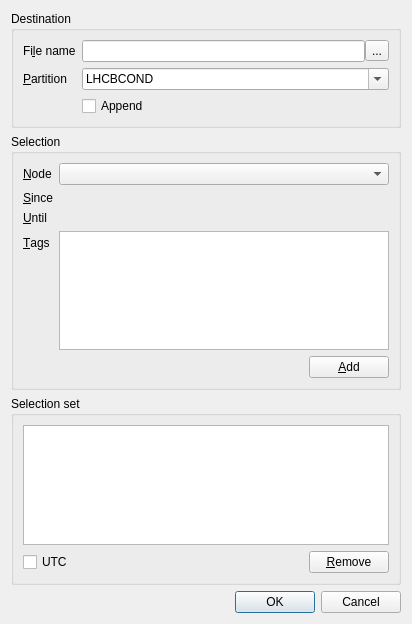
<?xml version="1.0" encoding="UTF-8"?>
<ui version="4.0">
 <class>CreateSliceDialog</class>
 <widget class="QDialog" name="CreateSliceDialog">
  <property name="geometry">
   <rect>
    <x>0</x>
    <y>0</y>
    <width>412</width>
    <height>624</height>
   </rect>
  </property>
  <property name="windowTitle">
   <string>Create slice</string>
  </property>
  <layout class="QVBoxLayout" name="verticalLayout">
   <item>
    <widget class="QGroupBox" name="destinationGroup">
     <property name="title">
      <string>Destination</string>
     </property>
     <layout class="QFormLayout" name="formLayout">
      <property name="fieldGrowthPolicy">
       <enum>QFormLayout::ExpandingFieldsGrow</enum>
      </property>
      <item row="0" column="0">
       <widget class="QLabel" name="filenameLabel">
        <property name="text">
         <string>Fi&amp;le name</string>
        </property>
        <property name="buddy">
         <cstring>filename</cstring>
        </property>
       </widget>
      </item>
      <item row="0" column="1">
       <widget class="QWidget" name="filenameWidget" native="true">
        <layout class="QHBoxLayout" name="horizontalLayout">
         <property name="spacing">
          <number>0</number>
         </property>
         <property name="leftMargin">
          <number>0</number>
         </property>
         <property name="topMargin">
          <number>0</number>
         </property>
         <property name="rightMargin">
          <number>0</number>
         </property>
         <property name="bottomMargin">
          <number>0</number>
         </property>
         <item>
          <widget class="QLineEdit" name="filename">
           <property name="toolTip">
            <string>Path to the SQLite file</string>
           </property>
          </widget>
         </item>
         <item>
          <widget class="QToolButton" name="fileDialogButton">
           <property name="toolTip">
            <string>Open a dialog box to select a file</string>
           </property>
           <property name="text">
            <string>...</string>
           </property>
          </widget>
         </item>
        </layout>
       </widget>
      </item>
      <item row="1" column="0">
       <widget class="QLabel" name="partitionLabel">
        <property name="text">
         <string>&amp;Partition</string>
        </property>
        <property name="buddy">
         <cstring>partition</cstring>
        </property>
       </widget>
      </item>
      <item row="1" column="1">
       <widget class="QComboBox" name="partition">
        <property name="sizePolicy">
         <sizepolicy hsizetype="Expanding" vsizetype="Fixed">
          <horstretch>0</horstretch>
          <verstretch>0</verstretch>
         </sizepolicy>
        </property>
        <property name="toolTip">
         <string>Partition name: only uppercase letters or numbers</string>
        </property>
        <property name="editable">
         <bool>true</bool>
        </property>
        <property name="currentIndex">
         <number>1</number>
        </property>
        <property name="insertPolicy">
         <enum>QComboBox::NoInsert</enum>
        </property>
        <item>
         <property name="text">
          <string>DDDB</string>
         </property>
        </item>
        <item>
         <property name="text">
          <string>LHCBCOND</string>
         </property>
        </item>
        <item>
         <property name="text">
          <string>SIMCOND</string>
         </property>
        </item>
        <item>
         <property name="text">
          <string>ONLINE</string>
         </property>
        </item>
        <item>
         <property name="text">
          <string>CALIBOFF</string>
         </property>
        </item>
       </widget>
      </item>
      <item row="2" column="1">
       <widget class="QCheckBox" name="append">
        <property name="text">
         <string>Append</string>
        </property>
       </widget>
      </item>
     </layout>
    </widget>
   </item>
   <item>
    <widget class="QGroupBox" name="selectionGroup">
     <property name="title">
      <string>Selection</string>
     </property>
     <layout class="QFormLayout" name="formLayout_2">
      <property name="fieldGrowthPolicy">
       <enum>QFormLayout::ExpandingFieldsGrow</enum>
      </property>
      <item row="0" column="0">
       <widget class="QLabel" name="pathLabel">
        <property name="text">
         <string>&amp;Node</string>
        </property>
        <property name="buddy">
         <cstring>path</cstring>
        </property>
       </widget>
      </item>
      <item row="0" column="1">
       <widget class="QComboBox" name="path">
        <property name="sizePolicy">
         <sizepolicy hsizetype="MinimumExpanding" vsizetype="Fixed">
          <horstretch>0</horstretch>
          <verstretch>0</verstretch>
         </sizepolicy>
        </property>
       </widget>
      </item>
      <item row="1" column="0">
       <widget class="QLabel" name="sinceLabel">
        <property name="text">
         <string>&amp;Since</string>
        </property>
        <property name="buddy">
         <cstring>since</cstring>
        </property>
       </widget>
      </item>
      <item row="1" column="1">
       <widget class="TimePointEdit" name="since" native="true">
        <property name="sizePolicy">
         <sizepolicy hsizetype="MinimumExpanding" vsizetype="Preferred">
          <horstretch>0</horstretch>
          <verstretch>0</verstretch>
         </sizepolicy>
        </property>
       </widget>
      </item>
      <item row="2" column="0">
       <widget class="QLabel" name="untilLabel">
        <property name="text">
         <string>&amp;Until</string>
        </property>
        <property name="buddy">
         <cstring>until</cstring>
        </property>
       </widget>
      </item>
      <item row="2" column="1">
       <widget class="TimePointEdit" name="until" native="true">
        <property name="sizePolicy">
         <sizepolicy hsizetype="MinimumExpanding" vsizetype="Preferred">
          <horstretch>0</horstretch>
          <verstretch>0</verstretch>
         </sizepolicy>
        </property>
       </widget>
      </item>
      <item row="3" column="0">
       <widget class="QLabel" name="tagsLabel">
        <property name="text">
         <string>&amp;Tags</string>
        </property>
        <property name="buddy">
         <cstring>tags</cstring>
        </property>
       </widget>
      </item>
      <item row="3" column="1">
       <widget class="QListView" name="tags">
        <property name="selectionMode">
         <enum>QAbstractItemView::MultiSelection</enum>
        </property>
       </widget>
      </item>
      <item row="4" column="1">
       <widget class="QWidget" name="selectionButtons" native="true">
        <layout class="QHBoxLayout" name="horizontalLayout_2">
         <property name="leftMargin">
          <number>0</number>
         </property>
         <property name="topMargin">
          <number>0</number>
         </property>
         <property name="rightMargin">
          <number>0</number>
         </property>
         <property name="bottomMargin">
          <number>0</number>
         </property>
         <item>
          <spacer name="horizontalSpacer">
           <property name="orientation">
            <enum>Qt::Horizontal</enum>
           </property>
           <property name="sizeHint" stdset="0">
            <size>
             <width>40</width>
             <height>20</height>
            </size>
           </property>
          </spacer>
         </item>
         <item>
          <widget class="QPushButton" name="addButton">
           <property name="text">
            <string>&amp;Add</string>
           </property>
          </widget>
         </item>
        </layout>
       </widget>
      </item>
     </layout>
    </widget>
   </item>
   <item>
    <widget class="QGroupBox" name="selectionSetGroup">
     <property name="title">
      <string>Selection set</string>
     </property>
     <layout class="QVBoxLayout" name="verticalLayout_2">
      <item>
       <widget class="QTableView" name="selections">
        <property name="selectionMode">
         <enum>QAbstractItemView::SingleSelection</enum>
        </property>
        <property name="selectionBehavior">
         <enum>QAbstractItemView::SelectRows</enum>
        </property>
       </widget>
      </item>
      <item>
       <widget class="QWidget" name="selectionSetButtons" native="true">
        <layout class="QHBoxLayout" name="horizontalLayout_3">
         <property name="leftMargin">
          <number>0</number>
         </property>
         <property name="topMargin">
          <number>0</number>
         </property>
         <property name="rightMargin">
          <number>0</number>
         </property>
         <property name="bottomMargin">
          <number>0</number>
         </property>
         <item>
          <widget class="QCheckBox" name="utc">
           <property name="text">
            <string>UTC</string>
           </property>
          </widget>
         </item>
         <item>
          <spacer name="horizontalSpacer">
           <property name="orientation">
            <enum>Qt::Horizontal</enum>
           </property>
           <property name="sizeHint" stdset="0">
            <size>
             <width>40</width>
             <height>20</height>
            </size>
           </property>
          </spacer>
         </item>
         <item>
          <widget class="QPushButton" name="removeButton">
           <property name="text">
            <string>&amp;Remove</string>
           </property>
          </widget>
         </item>
        </layout>
       </widget>
      </item>
     </layout>
    </widget>
   </item>
   <item>
    <widget class="QDialogButtonBox" name="buttonBox">
     <property name="orientation">
      <enum>Qt::Horizontal</enum>
     </property>
     <property name="standardButtons">
      <set>QDialogButtonBox::Cancel|QDialogButtonBox::Ok</set>
     </property>
    </widget>
   </item>
  </layout>
 </widget>
 <customwidgets>
  <customwidget>
   <class>TimePointEdit</class>
   <extends>QWidget</extends>
   <header>CondDBBrowser/CondDBUI/Browser/Widgets.h</header>
   <container>1</container>
   <slots>
    <signal>dateTimeChanged(QDateTime)</signal>
    <signal>dateChanged(QDate)</signal>
    <signal>timeChanged(QTime)</signal>
    <signal>maxChanged(bool)</signal>
    <signal>maxChecked()</signal>
    <signal>maxUnchecked()</signal>
    <signal>validityKeyChanged(cool::ValidityKey)</signal>
    <slot>setMinimumDateTime(QDateTime)</slot>
    <slot>setMaximumDateTime(QDateTime)</slot>
    <slot>resetMinimumDateTime()</slot>
    <slot>resetMaximumDateTime()</slot>
   </slots>
  </customwidget>
 </customwidgets>
 <resources/>
 <connections>
  <connection>
   <sender>buttonBox</sender>
   <signal>accepted()</signal>
   <receiver>CreateSliceDialog</receiver>
   <slot>accept()</slot>
   <hints>
    <hint type="sourcelabel">
     <x>257</x>
     <y>580</y>
    </hint>
    <hint type="destinationlabel">
     <x>157</x>
     <y>274</y>
    </hint>
   </hints>
  </connection>
  <connection>
   <sender>buttonBox</sender>
   <signal>rejected()</signal>
   <receiver>CreateSliceDialog</receiver>
   <slot>reject()</slot>
   <hints>
    <hint type="sourcelabel">
     <x>325</x>
     <y>580</y>
    </hint>
    <hint type="destinationlabel">
     <x>286</x>
     <y>274</y>
    </hint>
   </hints>
  </connection>
  <connection>
   <sender>fileDialogButton</sender>
   <signal>clicked()</signal>
   <receiver>CreateSliceDialog</receiver>
   <slot>openFileDialog()</slot>
   <hints>
    <hint type="sourcelabel">
     <x>379</x>
     <y>47</y>
    </hint>
    <hint type="destinationlabel">
     <x>409</x>
     <y>46</y>
    </hint>
   </hints>
  </connection>
  <connection>
   <sender>addButton</sender>
   <signal>clicked()</signal>
   <receiver>CreateSliceDialog</receiver>
   <slot>addSelection()</slot>
   <hints>
    <hint type="sourcelabel">
     <x>373</x>
     <y>337</y>
    </hint>
    <hint type="destinationlabel">
     <x>407</x>
     <y>318</y>
    </hint>
   </hints>
  </connection>
  <connection>
   <sender>removeButton</sender>
   <signal>clicked()</signal>
   <receiver>CreateSliceDialog</receiver>
   <slot>removeSelection()</slot>
   <hints>
    <hint type="sourcelabel">
     <x>376</x>
     <y>519</y>
    </hint>
    <hint type="destinationlabel">
     <x>408</x>
     <y>491</y>
    </hint>
   </hints>
  </connection>
  <connection>
   <sender>path</sender>
   <signal>currentIndexChanged(QString)</signal>
   <receiver>CreateSliceDialog</receiver>
   <slot>currentPathSelected(QString)</slot>
   <hints>
    <hint type="sourcelabel">
     <x>359</x>
     <y>139</y>
    </hint>
    <hint type="destinationlabel">
     <x>409</x>
     <y>143</y>
    </hint>
   </hints>
  </connection>
  <connection>
   <sender>since</sender>
   <signal>dateTimeChanged(QDateTime)</signal>
   <receiver>until</receiver>
   <slot>setMinimumDateTime(QDateTime)</slot>
   <hints>
    <hint type="sourcelabel">
     <x>192</x>
     <y>169</y>
    </hint>
    <hint type="destinationlabel">
     <x>119</x>
     <y>189</y>
    </hint>
   </hints>
  </connection>
  <connection>
   <sender>until</sender>
   <signal>dateTimeChanged(QDateTime)</signal>
   <receiver>since</receiver>
   <slot>setMaximumDateTime(QDateTime)</slot>
   <hints>
    <hint type="sourcelabel">
     <x>224</x>
     <y>183</y>
    </hint>
    <hint type="destinationlabel">
     <x>224</x>
     <y>169</y>
    </hint>
   </hints>
  </connection>
  <connection>
   <sender>filename</sender>
   <signal>textChanged(QString)</signal>
   <receiver>CreateSliceDialog</receiver>
   <slot>checkValidData()</slot>
   <hints>
    <hint type="sourcelabel">
     <x>315</x>
     <y>46</y>
    </hint>
    <hint type="destinationlabel">
     <x>358</x>
     <y>102</y>
    </hint>
   </hints>
  </connection>
  <connection>
   <sender>partition</sender>
   <signal>textChanged(QString)</signal>
   <receiver>CreateSliceDialog</receiver>
   <slot>checkValidData()</slot>
   <hints>
    <hint type="sourcelabel">
     <x>254</x>
     <y>78</y>
    </hint>
    <hint type="destinationlabel">
     <x>296</x>
     <y>103</y>
    </hint>
   </hints>
  </connection>
 </connections>
 <slots>
  <slot>openFileDialog()</slot>
  <slot>addSelection()</slot>
  <slot>removeSelection()</slot>
  <slot>currentPathSelected(QString)</slot>
  <slot>checkValidData()</slot>
 </slots>
</ui>
